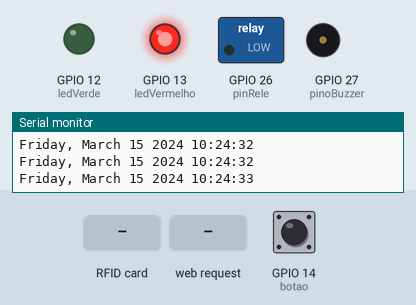
Recording of a program running on a simulated ESP32. Shown: switched loads named in the program (green lamp = pin HIGH), output pins drawn as LEDs (lit = HIGH), buzzer (waves = sounding), the last lines printed to the serial monitor. The inputs (shaded band) are chosen by the test bench; at power-on: GPIO 14 (botao) HIGH. WiFi joins after 1.5 s; servers stay silent unless stated; the local clock reads 2024-03-15 10:24:30 at power-on unless the program sets it.

Above: at 3.2 s.
3.3 s: RFID card 7A A1 65 06 held to the reader
At 4.6 s:
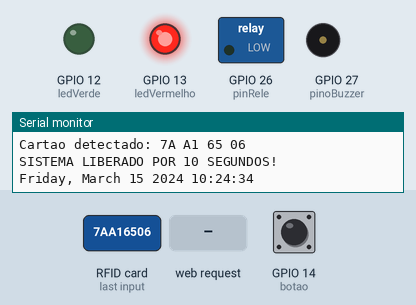
5.0 s: GPIO 14 (botao) pulled LOW for 1 s
At 5.52 s:
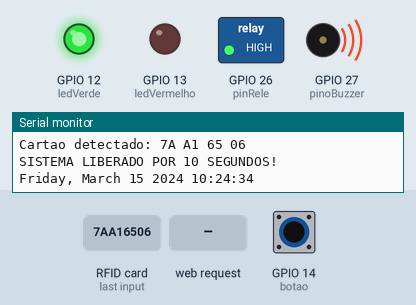
7.5 s: HTTP request GET /tempo?valor= received
At 8.0 s:
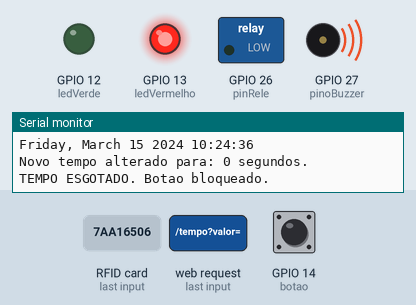
Timing chart, 0 to 10.5 s (numbered marks = the images above; inputs shaded):
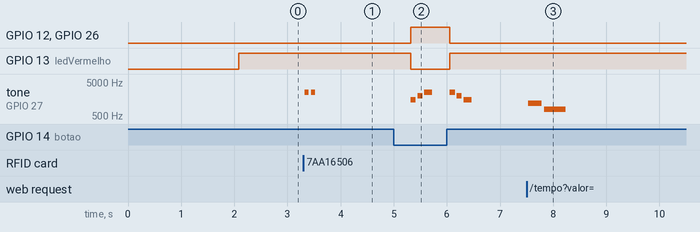

The program:

main.cpp
```cpp
#include <Arduino.h>
#include <SPI.h>
#include <MFRC522.h>
#include <WiFi.h>
#include "time.h"


WiFiServer server(80);

#define SS_PIN 5
#define RST_PIN 22

// calcular o tempo
const char* ntpServer = "pool.ntp.org";
const long gmtOffset_sec = -10800;
const int daylightOffset_sec = 0;

// Agendamento de horario
int horaAgendada = -1;
int minutoAgendado = -1;


unsigned long ultimoTempoRelogio = 0;
bool jaAcionouAgendado = false;

int ledVerde = 12;
int ledVermelho = 13;
int botao = 14;
int pinRele = 26;

int verde_vermelho = 1;
int ultimo_verde_vermelho = 1;

unsigned long tempoInicio = 0;
unsigned long tempoMax = 15000;
bool sistemaLiberado;
String statusSite = "Aguardando cartao...";

const int pinoBuzzer = 27;

MFRC522 rfid(SS_PIN, RST_PIN);

String uidDesejado = "7A A1 65 06";

void bipCartao() {
  tone(pinoBuzzer, 2500, 80);
  delay(120);
  tone(pinoBuzzer, 2500, 80);
  delay(80);
}

void bipLigar() {
  tone(pinoBuzzer, 1500, 100);
  delay(130);
  tone(pinoBuzzer, 2000, 100);
  delay(130);
  tone(pinoBuzzer, 2500, 150);
  delay(150);
}

void bipDesligar() {
  tone(pinoBuzzer, 2500, 100);
  delay(130);
  tone(pinoBuzzer, 2000, 100);
  delay(130);
  tone(pinoBuzzer, 1500, 150);
  delay(150);
}

void bipDesligarTotal() {
  tone(pinoBuzzer, 1200, 250);
  delay(300);
  tone(pinoBuzzer, 800, 400);
  delay(400);
}

bool verificar_rfid() {
  if (!rfid.PICC_IsNewCardPresent()) {
    return false;
  }

  if (!rfid.PICC_ReadCardSerial()) {
    return false;
  }

  String uidLido = "";
  for (byte i = 0; i < rfid.uid.size; i++) {
    uidLido += (rfid.uid.uidByte[i] < 0x10 ? " 0" : " ");
    uidLido += String(rfid.uid.uidByte[i], HEX);
  }

  uidLido.trim();
  uidLido.toUpperCase();

  rfid.PICC_HaltA();
  rfid.PCD_StopCrypto1();

  Serial.print("Cartao detectado: ");
  Serial.println(uidLido);

  if (uidLido == uidDesejado) {
    return true;
  } else {
    return false;
  }
}

void printLocalTime()
{
  struct tm timeinfo;
  if(!getLocalTime(&timeinfo)){
    Serial.println("Falha ao obter horário");
    return;
  }
  Serial.println(&timeinfo, "%A, %B %d %Y %H:%M:%S");
}

void setup() {
  Serial.begin(115200);
  SPI.begin();
  rfid.PCD_Init();

  pinMode(ledVermelho, OUTPUT);
  pinMode(ledVerde, OUTPUT);
  pinMode(botao, INPUT_PULLUP);
  pinMode(pinRele, OUTPUT);

  WiFi.begin("Wifi", "Senha");

  Serial.print("Conectando");

  while (WiFi.status() != WL_CONNECTED) {
    delay(1000);
    Serial.print(".");
  }

  Serial.print("\nConectado");
  Serial.print("Endereço IP: ");
  Serial.println(WiFi.localIP());

  server.begin();
  Serial.print("\nServidor Conectado\n");

  // Configura o fuso horário e sincroniza a hora via internet (NTP)
  configTime(gmtOffset_sec, daylightOffset_sec, ntpServer);
  printLocalTime();
}

void loop() {

  WiFiClient client = server.available();
  if (client) {
    String linhaAtual = "";
    String requisicaoCompleta = "";
    unsigned long tempoLimiteWeb = millis();

    while (client.connected() && (millis() - tempoLimiteWeb < 250)) {
      if (client.available()) {
        char c = client.read();
        requisicaoCompleta += c;

        if (c == '\n') {
          if (linhaAtual.length() == 0) {

            if (requisicaoCompleta.indexOf("GET /dados") != -1) {
              client.println("HTTP/1.1 200 OK");
              client.println("Content-type:text/plain");
              client.println("Connection: close");
              client.println();

              client.print(statusSite);
              client.print("|");
              if (verde_vermelho == -1) {
                client.print("<span style='color:green; font-weight:bold;'>LED VERDE ATIVO</span>");
              } else {
                client.print("<span style='color:red; font-weight:bold;'>LED VERMELHO ATIVO</span>");
              }
            }

            else if (requisicaoCompleta.indexOf("GET /abrir") != -1) {
              if (!sistemaLiberado){
                sistemaLiberado = true;
                tempoInicio = millis();
                statusSite = "Sistema liberado";
                Serial.println("SISTEMA LIBERADO POR 10 SEGUNDOS!");
              }
              verde_vermelho *= -1;
              delay(300);

              client.println("HTTP/1.1 303 See Other");
              client.println("Location: /");
              client.println("Connection: close");
              client.println();

            }
            else if (requisicaoCompleta.indexOf("GET /tempo?valor=") != -1){
              int inicioNumero = requisicaoCompleta.indexOf("valor=") + 6;
              int fimNumero = requisicaoCompleta.indexOf(" HTTP");

              String numeroTexto = requisicaoCompleta.substring(inicioNumero, fimNumero);
              int segundosEscolhidos = numeroTexto.toInt();

              tempoMax = segundosEscolhidos * 1000;

              Serial.print("Novo tempo alterado para: ");
              Serial.print(segundosEscolhidos);
              Serial.println(" segundos.");

              client.println("HTTP/1.1 200 OK");
              client.println("Connection: close");
              client.println();
            }
            else if (requisicaoCompleta.indexOf("GET /agendar?h=") != -1) {
              // 1. Encontra a posição do "h=" e do "m=" na URL
              int posH = requisicaoCompleta.indexOf("h=") + 2;
              int posEComercial = requisicaoCompleta.indexOf("&m=");
              int posM = requisicaoCompleta.indexOf("m=") + 2;
              int posEspaco = requisicaoCompleta.indexOf(" HTTP");

              // 2. Recorta os números como texto
              String horaTexto = requisicaoCompleta.substring(posH, posEComercial);
              String minutoTexto = requisicaoCompleta.substring(posM, posEspaco);

              // 3. Converte o texto para número e salva nas variáveis globais
              horaAgendada = horaTexto.toInt();
              minutoAgendado = minutoTexto.toInt();

              Serial.print("Novo horário agendado para: ");
              Serial.print(horaAgendada);
              Serial.print(":");
              Serial.println(minutoAgendado);

              // 4. Dá o "OK" para o navegador parar de carregar
              client.println("HTTP/1.1 200 OK");
              client.println("Connection: close");
              client.println();
            }
            else {
              client.println("HTTP/1.1 200 OK");
              client.println("Content-type:text/html");
              client.println("Connection: close");
              client.println();

              client.println(R"rawhtml(
                                <!DOCTYPE html>
                <html lang="pt-BR">

                <head>
                  <meta charset="UTF-8">
                  <!-- Tag essencial para telas de celular adaptarem o zoom e largura -->
                  <meta name="viewport" content="width=device-width, initial-scale=1.0, maximum-scale=1.0, user-scalable=no">
                  <title>ESP32 Controle</title>
                  <style>
                    body {
                      font-family: 'Segoe UI', Roboto, Helvetica, Arial, sans-serif;
                      text-align: center;
                      margin: 0;
                      padding: 20px;
                      background-color: #121212;
                      color: #e0e0e0;
                      display: flex;
                      flex-direction: column;
                      align-items: center;
                      justify-content: center;
                      min-height: 100vh;
                      box-sizing: border-box;
                    }

                    .card {
                      background: #1e1e1e;
                      padding: 40px 30px;
                      border-radius: 16px;
                      border: 1px solid #333;
                      box-shadow: 0 10px 30px rgba(0, 0, 0, 0.5);
                      width: 100%;
                      max-width: 380px;
                      box-sizing: border-box;
                    }

                    h1 {
                      font-size: 1.8em;
                      margin-top: 0;
                      margin-bottom: 25px;
                      color: #ffffff;
                      font-weight: 600;
                      letter-spacing: 0.5px;
                    }

                    p {
                      font-size: 1.1em;
                      margin: 18px 0;
                      line-height: 1.6;
                      color: #a0a0a0;
                    }

                    strong {
                      color: #e0e0e0;
                      font-size: 0.9em;
                      text-transform: uppercase;
                      letter-spacing: 1px;
                    }

                    #status,
                    #estadoLed {
                      display: inline-block;
                      margin-top: 8px;
                      font-size: 1.2em;
                      color: #ffffff;
                    }

                    .btn {
                      padding: 16px 20px;
                      font-size: 1.1em;
                      font-weight: bold;
                      background-color: #00e676;
                      color: #121212;
                      border: none;
                      border-radius: 12px;
                      cursor: pointer;
                      width: 100%;
                      box-shadow: 0 4px 15px rgba(0, 230, 118, 0.2);
                      transition: all 0.2s ease;
                      margin-top: 30px;
                      text-transform: uppercase;
                      letter-spacing: 1px;
                    }

                    .btn:active {
                      background-color: #00c853;
                      transform: translateY(2px);
                      box-shadow: 0 2px 4px rgba(0, 200, 83, 0.2);
                    }

                    /* Estilizando o status que vem do backend pra combinar melhor com o tema escuro */
                    span[style*="color:red"] {
                      color: #ff5252 !important;
                      text-shadow: 0 0 8px rgba(255, 82, 82, 0.3);
                    }

                    span[style*="color:green"] {
                      color: #69f0ae !important;
                      text-shadow: 0 0 8px rgba(105, 240, 174, 0.3);
                    }
                  </style>
                  <script>
                    function atualizarDados() {
                      fetch('/dados')
                        .then(response => response.text())
                        .then(texto => {
                          let partes = texto.split('|');
                          document.getElementById('status').innerHTML = partes[0];
                          document.getElementById('estadoLed').innerHTML = partes[1];
                        });
                    }
                    setInterval(atualizarDados, 1000); // Atualiza a cada 1 segundo automaticamente
                  </script>
                </head>

                <body>
                  <div class="card">
                    <h1>Controle de Acesso</h1>
                    <p><strong>Status Atual:</strong><br><span id='status'>Carregando...</span></p>
                    <p><strong>Estado:</strong><br><span id='estadoLed'>Carregando...</span></p>
                    <a href='/abrir' style='text-decoration: none;'>
                      <button class="btn">Liberar Remotamente</button>
                    </a>

                    <div style="margin-top: 30px; padding-top: 20px; border-top: 1px solid #333;">
                      <p><strong>Tempo p/ Desligar automaticamente :</strong></p>
                      <label for="tempo-slider">Escolha o tempo:<br></label>
                      <!-- O input chama a função atualizarValor() cada vez que muda (oninput) -->
                      <input type="range" id="tempo-slider" name="tempo-slider" min="10" max="30" value="15" oninput="atualizarValor()">

                      <!-- Onde o número vai aparecer (começa em 20 que é o valor padrão) -->
                      <br>
                      <span id="valor-selecionado">15</span> segundos
                      <br>

                      <button class="btn" style="background-color:  #2196f3; margin-top: 15px;"
                        onclick="enviarTempo()">Selecionar</button>
                    </div>
                    <script>
                      function atualizarValor() {
                        const slider = document.getElementById('tempo-slider');
                        const textoValor = document.getElementById('valor-selecionado');
                        textoValor.innerText = slider.value;
                      }
                      function enviarTempo() {
                        const tempo = document.getElementById('tempo-slider').value;
                        fetch('/tempo?valor=' + tempo)
                          .then(response => {
                            alert("Tempo alterado para " + tempo + " segundos!");
                          });
                      }
                    </script>
                    <style>
                      /* Container apenas para organizar e centralizar */
                      .campo-hora {
                        display: flex;
                        flex-direction: column;
                        align-items: center;
                        /* Centraliza o texto e a caixa de hora */
                        font-family: 'Segoe UI', sans-serif;
                        gap: 12px;
                        width: 100%;
                        margin-top: 30px;
                        padding-top: 20px;
                        border-top: 1px solid #333;
                        /* Cria aquela linha de separação */
                      }

                      /* Estilo para os inputs de número seguros (Horas e Minutos) */
                      .input-numero {
                        background-color: #434040;
                        border: 2px solid #e0e0e0;
                        border-radius: 8px;
                        color: #f8f5f5;
                        font-size: 18px;
                        padding: 10px;
                        width: 55px;
                        text-align: center;
                        outline: none;
                        transition: all 0.3s ease;
                        /* Esconde as setinhas laterais nativas do navegador */
                        -moz-appearance: textfield;
                      }

                      .input-numero::-webkit-outer-spin-button,
                      .input-numero::-webkit-inner-spin-button {
                        -webkit-appearance: none;
                        margin: 0;
                      }

                      .input-numero:focus {
                        background-color: #000000;
                        border-color: #0076ff;
                        box-shadow: 0 0 0 4px rgba(0, 118, 255, 0.15);
                      }
                    </style>

                    <div class="campo-hora">
                      <label style="font-weight: 600; color: #f8f5f5; font-family: 'Segoe UI', sans-serif;">
                        Horário de ativação automática
                      </label>

                      <div style="display: flex; align-items: center; justify-content: center; gap: 8px;">
                        <input type="number" id="input-hora" min="0" max="23" placeholder="00" class="input-numero">
                        <span style="color: white; font-size: 20px; font-weight: bold;">:</span>
                        <input type="number" id="input-minuto" min="0" max="59" placeholder="00" class="input-numero">
                      </div>

                      <button class="btn" style="background-color: #ff9800; margin-top: 15px;" onclick="atualizaHorario()">
                        Salvar Horário
                      </button>
                    </div>

                    <script>
                      // Função para enviar o horário escolhido pro ESP32
                      function atualizaHorario() {
                        const hora = document.getElementById('input-hora').value;
                        const minuto = document.getElementById('input-minuto').value;

                        // Proteção: não deixa enviar se estiver vazio
                        if (hora === "" || minuto === "") {
                          alert("Por favor, preencha a hora e o minuto!");
                          return; // Para a função aqui e não envia
                        }

                        // Manda a requisição pro garçom (fetch) com duas variáveis: h e m
                        // Exemplo: /agendar?h=14&m=30
                        fetch('/agendar?h=' + hora + '&m=' + minuto)
                          .then(response => {
                            alert("Horário programado para as " + hora + ":" + minuto + " com sucesso!");
                          });
                      }

                      // Trava de segurança para impedir o usuário de digitar horas e minutos inválidos
                      function limitarNumero(input, maximo) {
                        // 1. Apaga instantaneamente qualquer letra (incluindo 'e'), sinal ou ponto
                        input.value = input.value.replace(/\D/g, '');

                        if (input.value === "") return;

                        // 2. Converte para número real para verificar o limite
                        let valor = parseInt(input.value);
                        if (valor > maximo) input.value = maximo; // Impede digitar ex: 25h ou 70 min
                      }

                      document.getElementById('input-hora').addEventListener('input', function () {
                        limitarNumero(this, 23);
                      });
                      document.getElementById('input-minuto').addEventListener('input', function () {
                        limitarNumero(this, 59);
                      });
                    </script>
                  </div>
                </body>

                </html>
  )rawhtml");
            }
            break;
          } else {
            linhaAtual = "";
          }
        } else if (c != '\r') {
          linhaAtual += c;
        }
      }
    }
    client.stop();
  }

  if (verificar_rfid()){
    sistemaLiberado = true;
    tempoInicio = millis();
    statusSite = "Sistema liberado";
    Serial.println("SISTEMA LIBERADO POR 10 SEGUNDOS!");
    bipCartao();
  }

  if ((digitalRead(botao) == LOW) && (sistemaLiberado)) {
    verde_vermelho *= -1;
    delay(300);
  }

  if (verde_vermelho == -1) {
    digitalWrite(ledVerde, HIGH);
    digitalWrite(pinRele, HIGH);
    digitalWrite(ledVermelho, LOW);
  } else {
    digitalWrite(ledVerde, LOW);
    digitalWrite(pinRele, LOW);
    digitalWrite(ledVermelho, HIGH);
  }

  if (verde_vermelho != ultimo_verde_vermelho) {
    if (verde_vermelho == -1) {
      bipLigar();
    } else {
      bipDesligar();
    }
    ultimo_verde_vermelho = verde_vermelho;
  }

  //VERIFICACAO DO HORARIO NO LOOP
    if (millis() - ultimoTempoRelogio >= 1000) {
    ultimoTempoRelogio = millis();
    printLocalTime();

    struct tm timeinfo;
    if (getLocalTime(&timeinfo)) {

      if (timeinfo.tm_hour == horaAgendada &&
           timeinfo.tm_min == minutoAgendado) { //07:30

        if (!jaAcionouAgendado) {
          jaAcionouAgendado = true;
          sistemaLiberado = true;
          tempoInicio = millis();
          verde_vermelho = -1;

          statusSite = "Irrigação programada ativada";
          Serial.println("HORÁRIO AGENDADO (07:30) - IRRIGAÇÃO LIGADA!");
        }
      } else {
        jaAcionouAgendado = false;
      }

    }
  }

  if (sistemaLiberado && (millis() - tempoInicio >= tempoMax)) {
    sistemaLiberado = false;
    statusSite = "Botao bloqueado (Tempo esgotado)";
    Serial.println("TEMPO ESGOTADO. Botao bloqueado.");
    verde_vermelho = 1;
    ultimo_verde_vermelho = 1;
    bipDesligarTotal();
    rfid.PCD_Init();
  }
}
```

Measured:
- after the input at 3.3 s, tone on GPIO 27 (pinoBuzzer): alternates 2500 Hz for 0.08 s and silent for 0.04 s, 4 changes in all, then stays silent, starting at once
- after the input at 5.0 s, GPIO 12 (ledVerde): LOW → HIGH after 0.32 s, → LOW 0.74 s later; GPIO 13 (ledVermelho): HIGH → LOW after 0.32 s, → HIGH 0.74 s later
- after the input at 7.5 s, tone on GPIO 27 (pinoBuzzer): silent → 1200 Hz at once, → silent 0.25 s later, → 800 Hz 0.05 s later, → silent 0.40 s later
